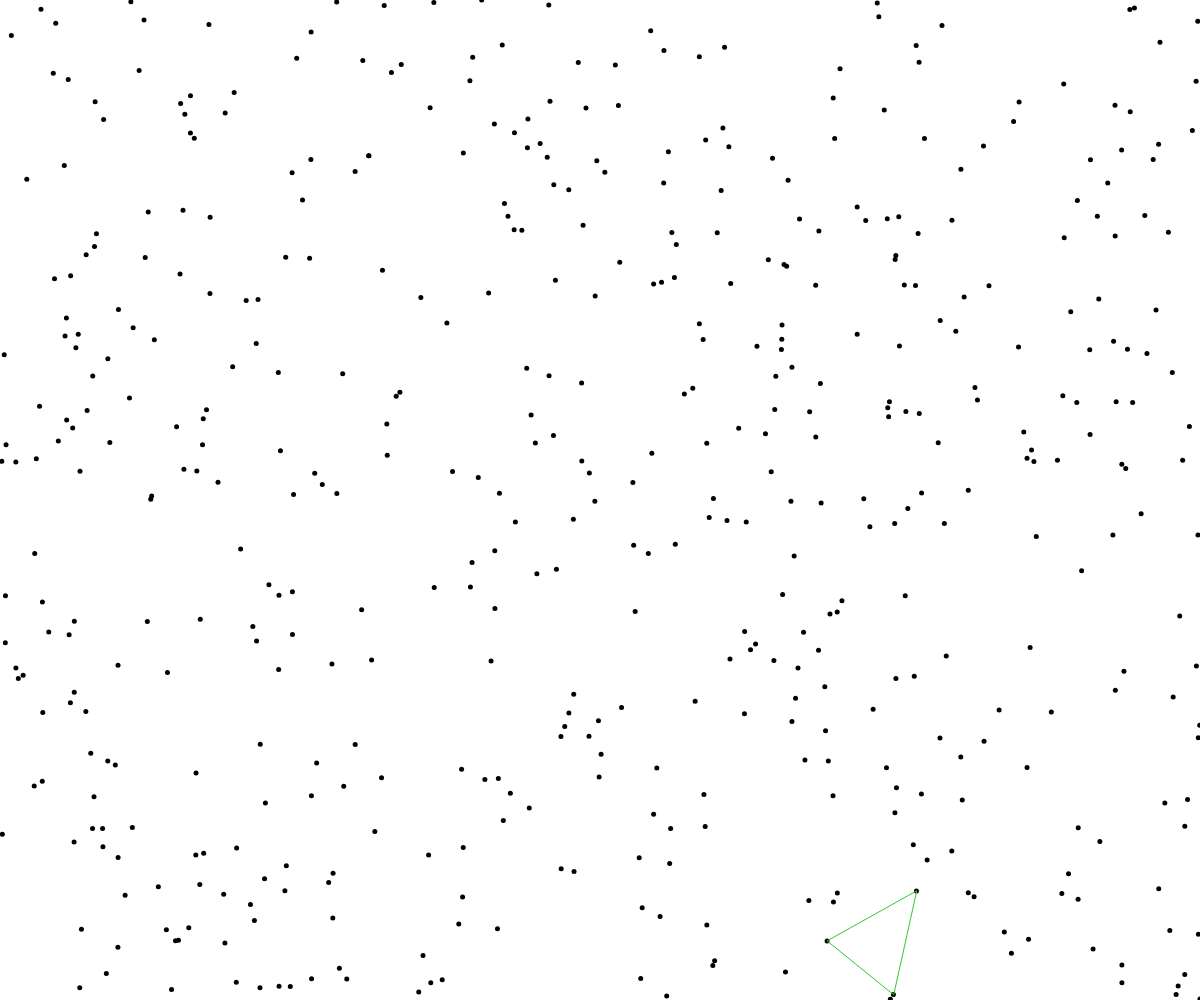
Frame 1 (no input)
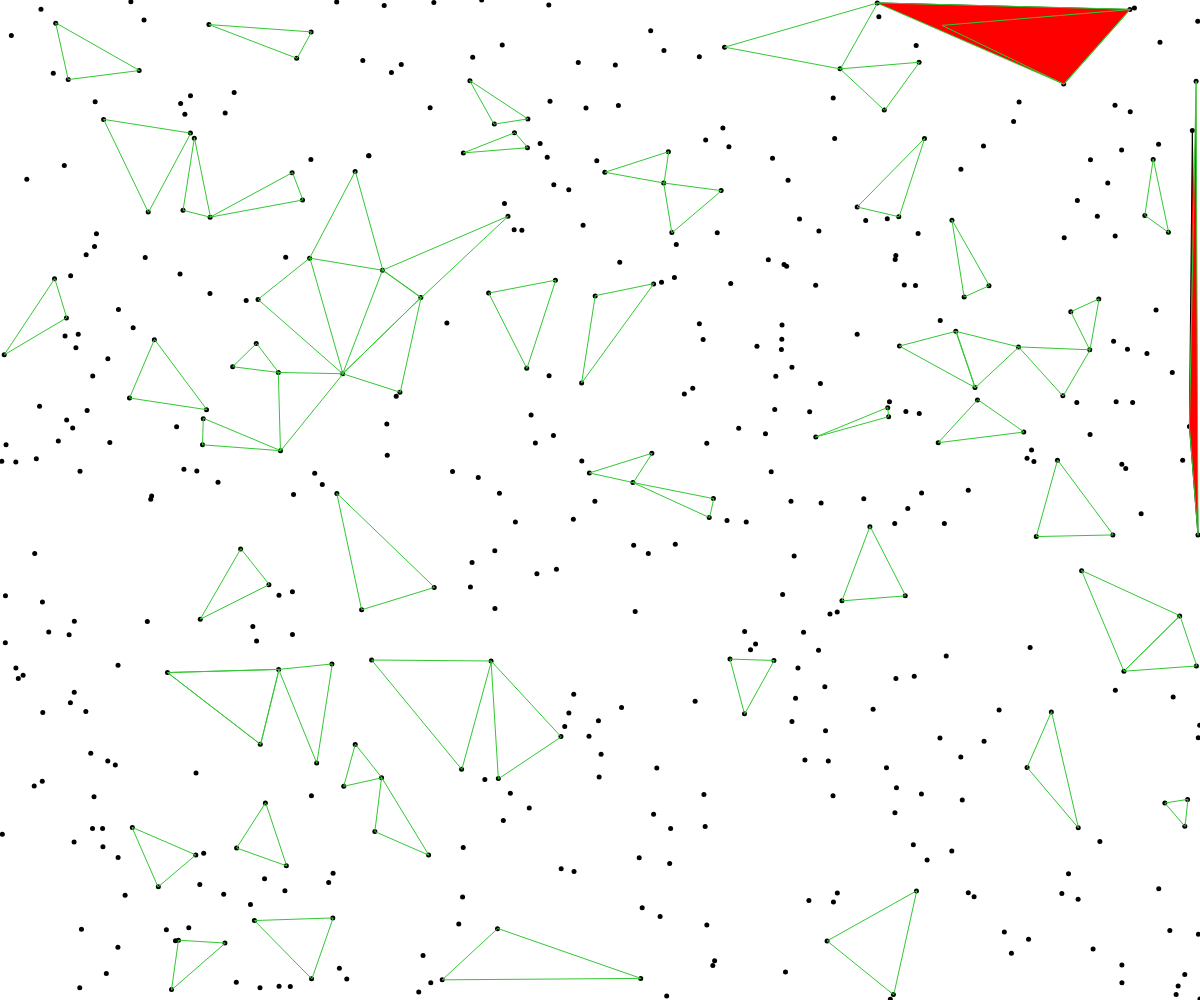
Frame 60 (no input)
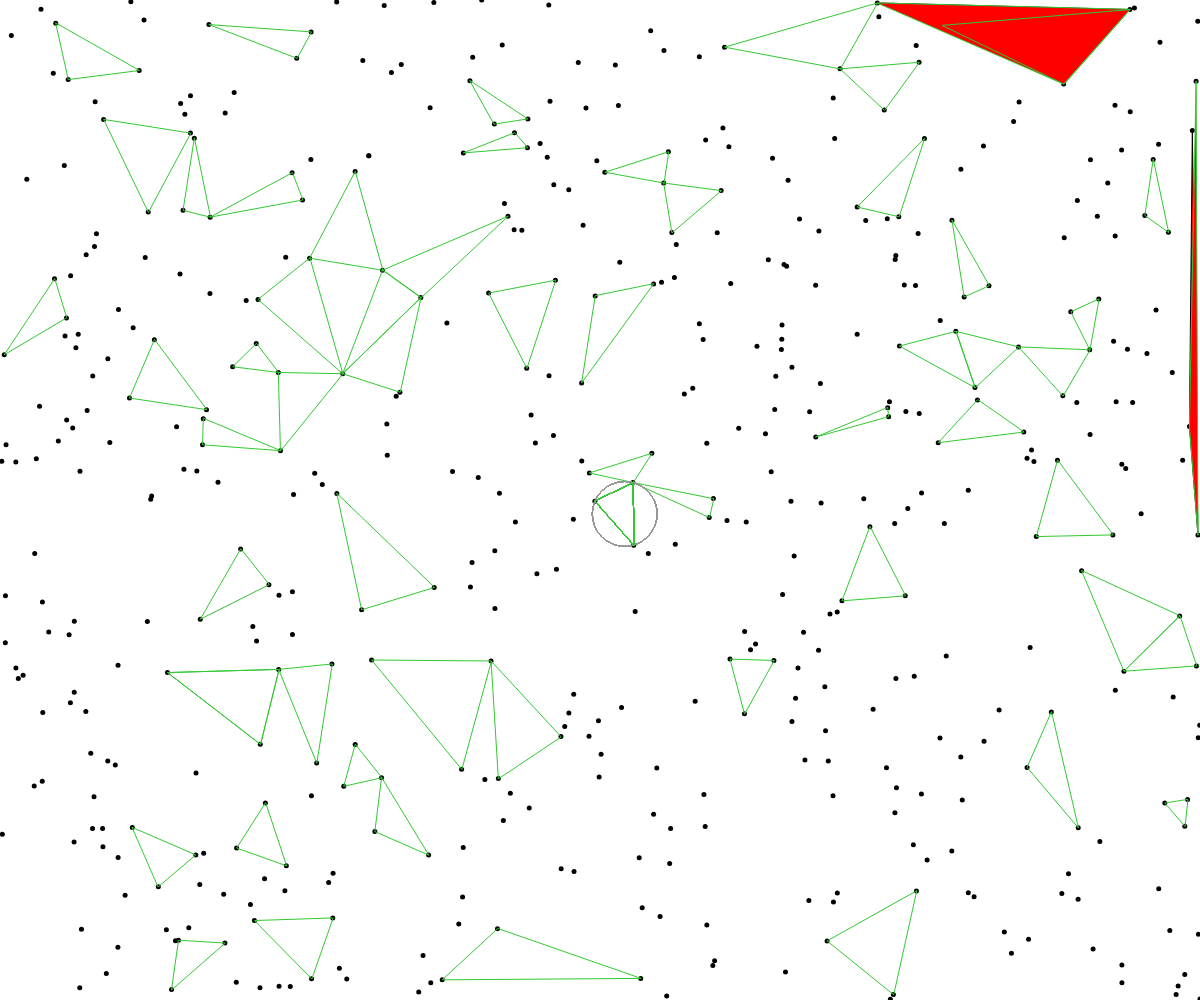
Frame 120 (the mouse pressed at the canvas centre since frame 60)

The p5.js sketch that drew these frames (run headless with seeded random() and noise() and a simulated clock; from frame 60 on, the mouse is pressed at the canvas centre):

// p5.js sketch
// ── sketch.js
let points = [];
let n = 500; // number of random points
let k = 12;
let k2 = 50;
let isIterative = true;

function getNClosest(targetPoint, pointsArray, n) {
  // Clone the array and sort it based on distance to the target point
  let sorted = pointsArray.slice().sort((a, b) => {
    let d1 = dist(targetPoint.x, targetPoint.y, a.x, a.y);
    let d2 = dist(targetPoint.x, targetPoint.y, b.x, b.y);
    return d1 - d2;
  });

  // Return the first n points (excluding the target point if it's in the list)
  return sorted.filter(p => p !== targetPoint).slice(0, n);
}

function getDirectionalClosest(targetPoint, pointsArray, n, sectorCount = 4) {
  let sectors = Array(sectorCount).fill(null);
  let sectorAngles = TWO_PI / sectorCount;

  for (let p of pointsArray) {
    if (p === targetPoint) continue;

    let dx = p.x - targetPoint.x;
    let dy = p.y - targetPoint.y;
    let angle = atan2(dy, dx);
    if (angle < 0) angle += TWO_PI;

    let sectorIndex = floor(angle / sectorAngles);
    let current = sectors[sectorIndex];

    let d = dist(targetPoint.x, targetPoint.y, p.x, p.y);
    if (!current || d < current.dist) {
      sectors[sectorIndex] = { point: p, dist: d };
    }
  }

  // Extract points from sectors
  let selected = sectors
    .filter(s => s !== null)
    .map(s => s.point);

  // If we still need more, fill with globally closest (excluding already selected)
  if (selected.length < n) {
    let extras = pointsArray.slice().filter(p =>
      p !== targetPoint && !selected.includes(p)
    ).sort((a, b) => {
      let d1 = dist(targetPoint.x, targetPoint.y, a.x, a.y);
      let d2 = dist(targetPoint.x, targetPoint.y, b.x, b.y);
      return d1 - d2;
    }).slice(0, n - selected.length);

    selected = selected.concat(extras);
  }

  return selected;
}

function getNClosestInQuadrants(targetPoint, pointsArray, n) {
  const quadrantBuckets = [[], [], [], []]; // Q1: +x,+y, Q2: -x,+y, Q3: -x,-y, Q4: +x,-y

  for (let p of pointsArray) {
    if (p === targetPoint) continue;
    let dx = p.x - targetPoint.x;
    let dy = p.y - targetPoint.y;

    if (dx >= 0 && dy >= 0) quadrantBuckets[0].push(p);      // Q1
    else if (dx < 0 && dy >= 0) quadrantBuckets[1].push(p);   // Q2
    else if (dx < 0 && dy < 0) quadrantBuckets[2].push(p);    // Q3
    else if (dx >= 0 && dy < 0) quadrantBuckets[3].push(p);   // Q4
  }

  let perQuadrant = floor(n / 4);
  let selected = [];

  for (let i = 0; i < 4; i++) {
    let sorted = quadrantBuckets[i].slice().sort((a, b) => {
      let d1 = dist(targetPoint.x, targetPoint.y, a.x, a.y);
      let d2 = dist(targetPoint.x, targetPoint.y, b.x, b.y);
      return d1 - d2;
    });

    selected.push(...sorted.slice(0, perQuadrant));
  }

  // Fill remaining with global closest (if any slots left)
  if (selected.length < n) {
    let extras = pointsArray
      .filter(p => p !== targetPoint && !selected.includes(p))
      .sort((a, b) =>
        dist(targetPoint.x, targetPoint.y, a.x, a.y) -
        dist(targetPoint.x, targetPoint.y, b.x, b.y)
      )
      .slice(0, n - selected.length);

    selected = selected.concat(extras);
  }

  return selected;
}



// Check if point p is inside triangle a, b, c using barycentric coords
function pointInTriangle(p, a, b, c) {
  let v0 = p5.Vector.sub(c, a);
  let v1 = p5.Vector.sub(b, a);
  let v2 = p5.Vector.sub(p, a);

  let d00 = v0.dot(v0);
  let d01 = v0.dot(v1);
  let d02 = v0.dot(v2);
  let d11 = v1.dot(v1);
  let d12 = v1.dot(v2);

  let denom = d00 * d11 - d01 * d01;
  if (denom === 0) return false;

  let u = (d11 * d02 - d01 * d12) / denom;
  let v = (d00 * d12 - d01 * d02) / denom;

  return u >= 0 && v >= 0 && u + v <= 1;
}

// Check if test point lies inside circumcircle of triangle a, b, c
function inCircumcircle(test, a, b, c, debug) {
  // Translate points to origin (relative to a)
  let ax = a.x, ay = a.y;
  let bx = b.x, by = b.y;
  let cx = c.x, cy = c.y;

  // Midpoints of AB and AC
  let d = 2 * (ax*(by - cy) + bx*(cy - ay) + cx*(ay - by));
  if (d === 0) return false; // Degenerate triangle

  let ux = ((ax*ax + ay*ay)*(by - cy) + (bx*bx + by*by)*(cy - ay) + (cx*cx + cy*cy)*(ay - by)) / d;
  let uy = ((ax*ax + ay*ay)*(cx - bx) + (bx*bx + by*by)*(ax - cx) + (cx*cx + cy*cy)*(bx - ax)) / d;

  let center = createVector(ux, uy);
  let radius = dist(center.x, center.y, ax, ay);
  let dTest = dist(center.x, center.y, test.x, test.y);
  
  if (debug) {
    // === Draw circle ===
    stroke(150, 100);
    strokeWeight(1);
    ellipse(center.x, center.y, radius * 2);   
  }
  
  return [dTest < radius, center, radius];
}


// Main function: returns array of 3 vectors (triangle that contains x, y and passes Delaunay)
function findDelaunayTriangle(p, vertices, debug) {
  let iters = 0;
  
  for (let i = 0; i < vertices.length; i++) {    
    let a = vertices[i];
    for (let j = i + 1; j < vertices.length; j++) {
      let b = vertices[j];
      for (let k = j + 1; k < vertices.length; k++) {
        let c = vertices[k];

        if (!pointInTriangle(p, a, b, c)) continue;

        let isDelaunay = true;
        let cc = inCircumcircle(a, a, b, c, false);
        
        for (let m = 0; m < vertices.length; m++) {
          if (m === i || m === j || m === k) continue;
          if (inCircumcircle(vertices[m], a, b, c, false)[0]) {
            if (!isIterative && false) {
              stroke(200, 200, 200);
              strokeWeight(1);
              triangle(a.x, a.y, b.x, b.y, c.x, c.y);
              strokeWeight(10);
              point(vertices[m].x, vertices[m].y);
            }
            
            isDelaunay = false;
            break;
          }
          
          iters++;
        }

        if (isDelaunay) {
          if (debug) {
            // === Draw circle ===
            stroke(150, 100);
            strokeWeight(1);
            ellipse(cc[1].x, cc[1].y, cc[2] * 2);
          }

          print("Found in " + iters);
          return [a, b, c];
        }
      }
    }
  }
  // print(del.length);
  print("Failed in " + iters);
  return null; // No valid triangle found
}

function drawTriangle(tri, col) {
  fill(col);
  stroke(0);
  triangle(
    tri[0].x, tri[0].y,
    tri[1].x, tri[1].y,
    tri[2].x, tri[2].y
  );
}

function areTrianglesEqual(t1, t2) {
  // Check if both triangles contain the same 3 vertices (order-independent)
  for (let v1 of t1) {
    let match = t2.some(v2 => v1.x === v2.x && v1.y === v2.y);
    if (!match) return false;
  }
  return true;
}



function setup() {
  createCanvas(windowWidth, windowHeight);
  background(255);

  // Generate and store random points
  for (let i = 0; i < n; i++) {
    let x = random(width);
    let y = random(height);
    points.push(createVector(x, y));
  }

  // Draw the points
  stroke(0);
  strokeWeight(5);
  for (let pt of points) {
    point(pt.x, pt.y);
  }
}

function draw() {
  if (!isIterative) {
    background(255);

    // Draw the points
    stroke(0);
    strokeWeight(5);
    for (let pt of points) {
      point(pt.x, pt.y);
    }
  }
  
  let mouse;
  if (mouseX == 0) {
    mouse = createVector(random(width), random(height));
  } else {
    mouse = createVector(mouseX, mouseY);
  }
  let closest = getNClosestInQuadrants(mouse, points, k);
  let closest2 = getNClosest(mouse, points, k2);
  
  if (!isIterative) {
    stroke(200, 100, 50);
    strokeWeight(5);
    for (let pt of closest) {
      point(pt.x, pt.y);
    }

    stroke(200, 0, 0);
  }
  
  noFill();
  strokeWeight(1);
  let tri = findDelaunayTriangle(mouse, closest, mouseX != 0);
  let tri2 = findDelaunayTriangle(mouse, closest2, false);
  
  if (!tri && tri2) {
    // Case a: first triangle is null, second exists
    drawTriangle(tri2, color(255, 0, 255)); // pink
  } else if (tri && tri2 && !areTrianglesEqual(tri, tri2)) {
    // Case b: both exist and are different
    drawTriangle(tri2, color(255, 0, 0)); // red
  }
  
  if (tri == null) return;
  
  stroke(50, 200, 50);
  triangle(tri[0].x, tri[0].y, tri[1].x, tri[1].y, tri[2].x, tri[2].y);
}
